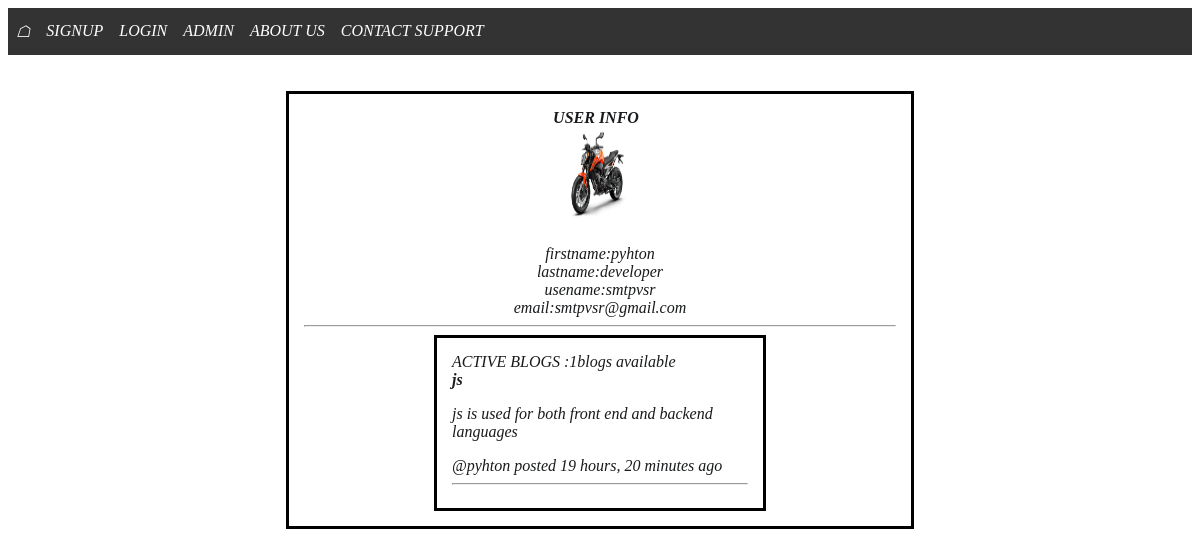
The page /blogprofileview/4 on the database its author committed.
### app/models.py (models this page shows)
class User(AbstractUser):
    name = models.CharField(max_length=200, null=True)
    email = models.EmailField(unique=True, null=True)
    bio = models.TextField(null=True)
    dp = models.ImageField(null=True, default="avatar.svg")

class Blogs(models.Model):
    blogger=models.ForeignKey(User,on_delete=models.CASCADE)
    topic=models.CharField(max_length=200,null=True)
    description= models.TextField(null=True,blank=True)
    created = models.DateTimeField(auto_now_add=True)
    updated = models.DateTimeField(auto_now=True)
    class Meta:
        ordering= ['created']

### app/views.py (the view)
# urls.py: path('blogprofileview/<str:pk>',views.blogprofileview,name='blogprofileview')
def blogprofileview(request,pk):
    user=User.objects.get(id=pk)
    blogs=Blogs.objects.filter(blogger=user).order_by('created').reverse()
    return render(request,'app/blog-profileview.html',{'user':user,'blogs':blogs})

### templates/app/blog-profileview.html (shortened to what this page needs)
{%extends 'main.html' %}
 {% load static %}
{% block content %}
<br><br>
<div class="center">
    <div align="center">
          <strong>USER INFO</strong> &nbsp;
    <div align="center">
      <img src="{{user.dp.url}}" alt="image here" width="100" height="100">
    </div>
      <br>
       firstname:{{user.first_name}}<br>
       lastname:{{user.last_name}}<br>
       usename:{{user.username}}<br>
       email:{{user.email}}<br>
       <hr>
</div>
<div class="center">
       ACTIVE BLOGS
        :<fonr font-family="italic">{{blogs.count}}blogs available</fonr font-family="italic">
       <br>
        {% for blog in blogs%}
          <strong>{{blog.topic}}</strong>&nbsp;
          <p>{{blog.description}}</p>
          @<span>{{blog.blogger.first_name}}</span>
            posted {{blog.created|timesince}} ago
         <hr>
        {% endfor %}
</div>
{% endblock %}

### templates/main.html (style rules this page uses)
.center { color:rgb(24, 26, 28); margin: auto; width: 50%; border: 3px solid black; padding: 15px; align-items: "center"; }
strong { color:rgb(201, 163, 94) HTML SCSS }
body { font-style: italic; background: white; color:wheat; }

### rows shown on the page
User: dp (picture), first_name "pyhton", last_name "developer", username "smtpvsr", email "smtpvsr@gmail.com"
Blogs: topic "js", description "js is used for both front end and backend languages", blogger.first_name "pyhton", created "19 hours, 20 minutes"

### other values the page prints
{{ blogs.count }} "1"
